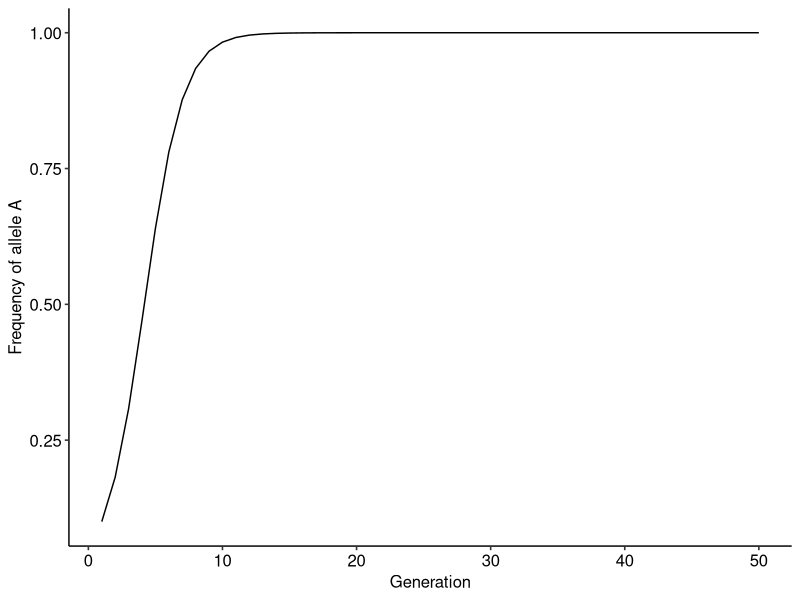
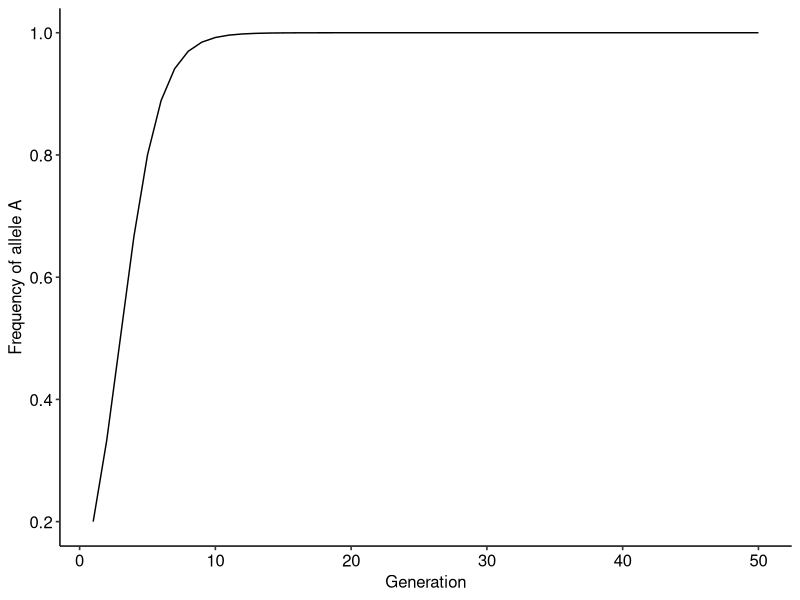
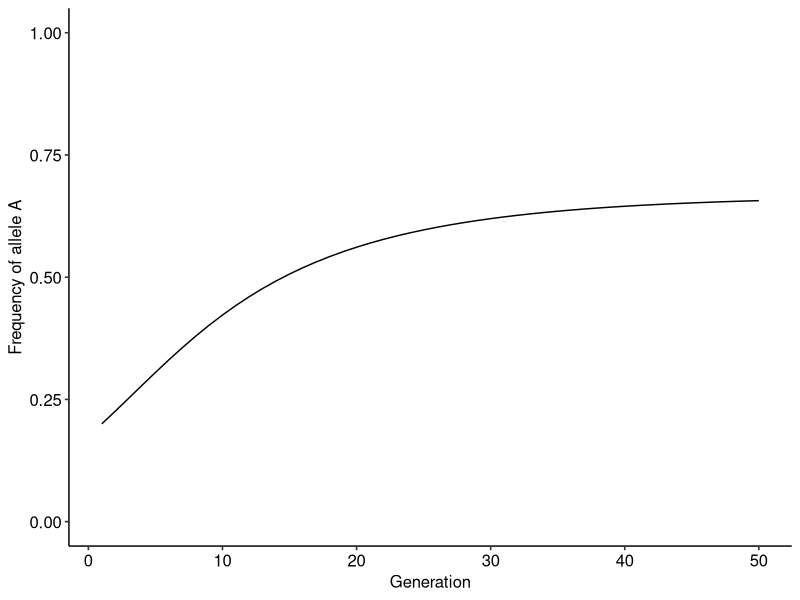
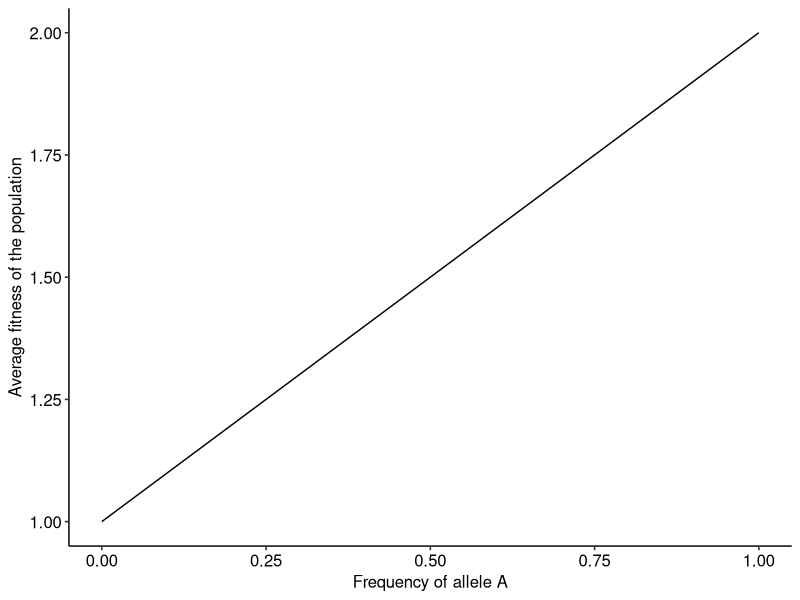
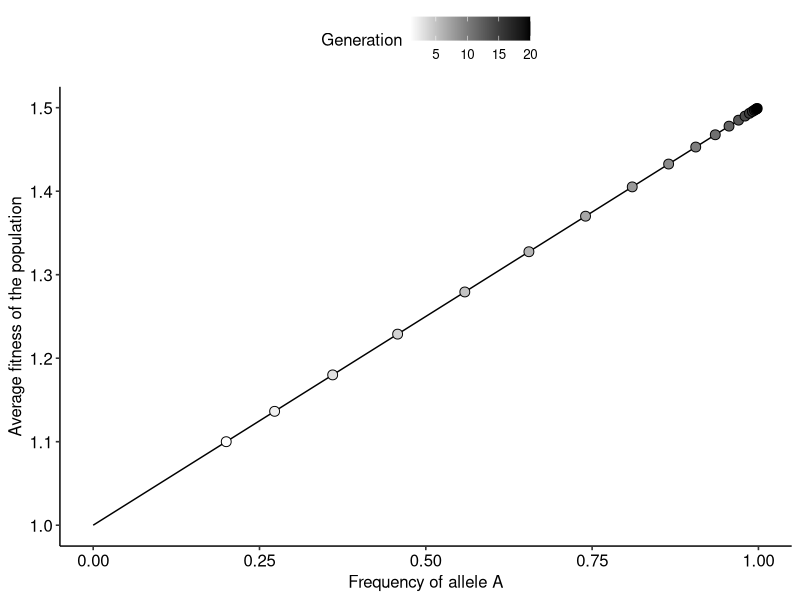
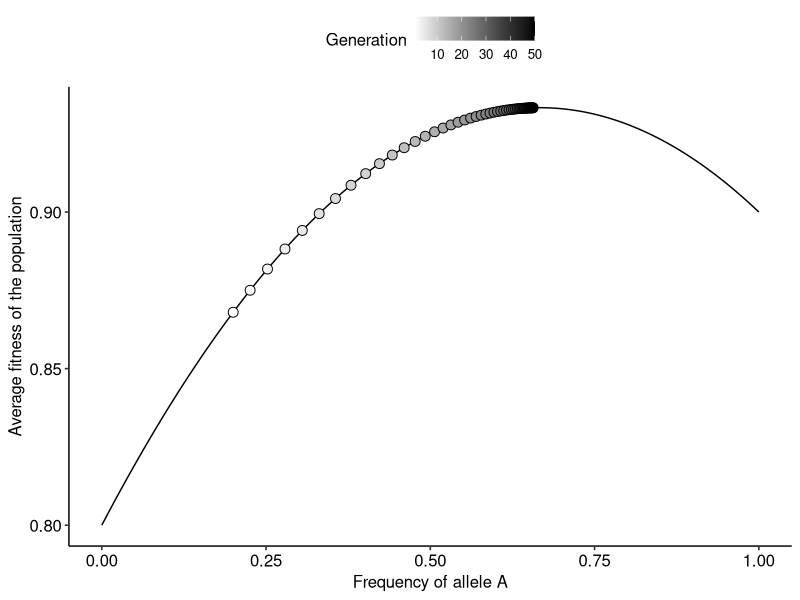
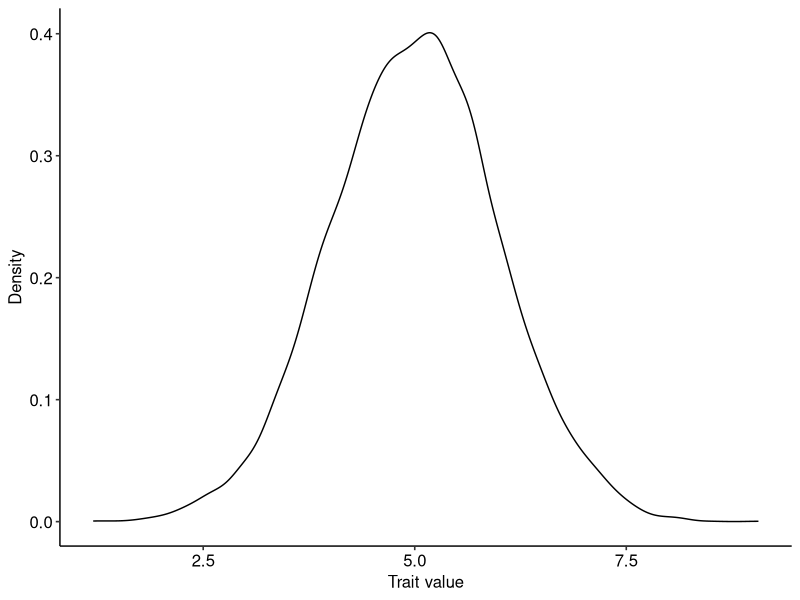
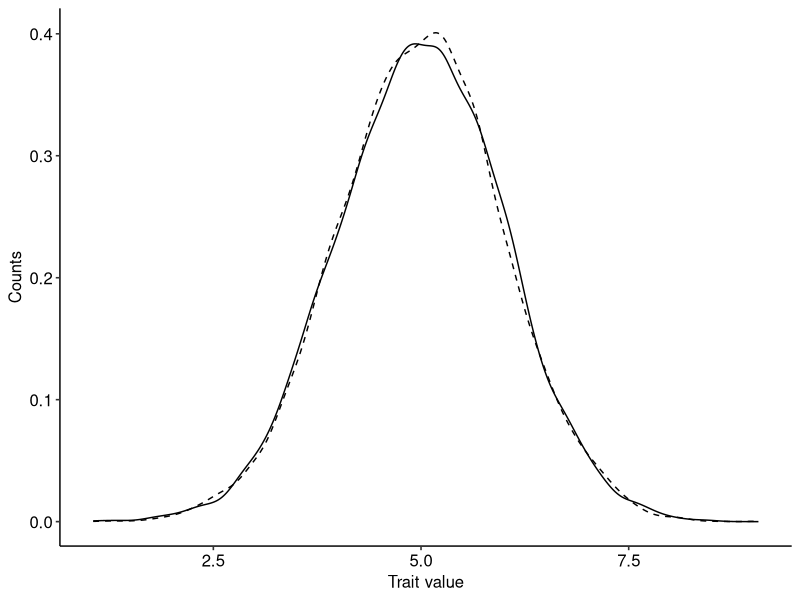

R code for these plots, in order:
## ---- chunk 1
dp = c()
p0 = 0.1
dp[1] = p0
## ---- chunk 2
wA = 2
wB = 1
## ---- chunk 3
tmax = 50 # The simulation will run for 50 generations

for(t in 1:(tmax-1)){ #Setting up the for loop
  
  p = dp[t] # Step 1
  w_avg = p*wA + (1-p)*wB #Step 2
  dp[t+1]= p + (p*(1-p)*(wA-wB)/w_avg) #Step 3
}
## ---- chunk 4
library(ggplot2)
library(ggpubr)

r = data.frame(dp=dp, t=1:tmax)

ggplot()+
  geom_line(data=r, aes(x=t, y=dp))+
  xlab("Generation")+ylab("Frequency of allele A")+
  theme_pubr()
## ---- chunk 5
evo_simulation<-function(tmax, p0, wA, wB){ #Defining the function and the input arguments
  
  dp = c() #Creating the vector to store the outcome
  dp[1]<-p0 #Setting the initial frequency of p
  
  for(t in 1:(tmax-1)){ #Setting up the for loop
  
  p = dp[t] # Step 1
  w_avg = p*wA + (1-p)*wB #Step 2
  dp[t+1]= p + (p*(1-p)*(wA-wB)/w_avg) #Step 3
}
  
  r = data.frame(dp=dp, t=1:tmax) # Building the data frame
  
  return(r)
  
}

# Running the function to test it:

r = evo_simulation(tmax=50, p0=0.2, wA=2, wB=1)

# Plotting the result

ggplot()+
  geom_line(data=r, aes(x=t, y=dp))+
  xlab("Generation")+ylab("Frequency of allele A")+
  theme_pubr()
## ---- chunk 6
evo_simulation<-function(tmax, p0, alpha, beta){ #Defining the function and the input arguments
  
  dp = c() #Creating the vector to store the outcome
  dp[1]<-p0 #Setting the initial frequency of p
  
  for(t in 1:(tmax-1)){ #Setting up the for loop
  
  p = dp[t] # Setting current frequency
  wA = 1-(alpha*p) #Computing the fitness of A at the current generation
  wB = 1-(beta*(1-p)) #Computing the fitness of B at the current generation
  w_avg = p*wA + (1-p)*wB #Computing the average fitness of the population
  dp[t+1]= p + (p*(1-p)*(wA-wB)/w_avg) #Updating frequencies
}
  
  r = data.frame(dp=dp, t=1:tmax) # Building the data frame
  
  return(r)
  
}

# Running the function to test it:

r = evo_simulation(tmax=50, p0=0.2, alpha=0.1, beta=0.2)

# Plotting the result

ggplot()+
  geom_line(data=r, aes(x=t, y=dp))+
  xlab("Generation")+ylab("Frequency of allele A")+
  scale_y_continuous(limits=c(0,1))+ #Setting the limits on the y-axis to be the same as in the previous model
  theme_pubr()
## ---- chunk 7
wA = 2 # Step 1
wB = 1 # Step 1
p = seq(0, 1, 0.001) # Step 2
w_avg = p*wA + (1-p)*wB #Step 3

land = data.frame(p, w_avg) #Building a data frame with values of p and the corresponding average fitness

# Plotting the landscape.

ggplot()+
  geom_line(data=land, aes(x=p, y=w_avg))+
  xlab("Frequency of allele A")+ylab("Average fitness of the population")+
  theme_pubr()
## ---- chunk 8

library(viridis)

evo_landscape<-function(tmax, p0, wA, wB){ #Defining the function and the input arguments
  
p_theo = seq(0, 1, 0.001) # Defining the theoretical values of p to build the fitness landscape
w_avg_theo = p_theo*wA + (1-p_theo)*wB #Computing the average fitness
land = data.frame(p_theo, w_avg_theo) #Building a data frame with values of p and the corresponding average fitness
  
dp = c() #Creating the vector to store the outcome
dw = c() #Creating a vector to keep track of the average fitness along the evolutionary dynamics
dp[1]<-p0 #Setting the initial frequency of p
  
  for(t in 1:(tmax-1)){ #Setting up the for loop
  
  p = dp[t] # Setting current frequencies
  w_avg = p*wA + (1-p)*wB # Computing average fitness
  dw[t] = w_avg
  dp[t+1]= p + (p*(1-p)*(wA-wB)/w_avg) #Updating frequency values
  
}
  dw[tmax] =  dp[tmax]*wA + (1-dp[tmax])*wB #Computing average fitness for the final time step
  r = data.frame(dp=dp, dw, t=1:tmax) # Building the data frame
  
  return(list(land, r)) # Returning a list with the data frame of the dynamics and the landscape, respectively
  
}
# Running the function to test it:

r_list = evo_landscape(tmax=20, p0=0.2, wA=1.5, wB=1)

# Plotting the landscape and how the population moves over generations

ggplot()+
  geom_line(data=r_list[[1]], aes(x=p_theo, y=w_avg_theo))+
  geom_point(data=r_list[[2]], aes(x=dp, y=dw, fill=t), color="black", shape=21, size=3)+
  scale_fill_gradientn(colors=c("white", "black"))+
  labs(fill="Generation")+
  xlab("Frequency of allele A")+ylab("Average fitness of the population")+
  theme_pubr()
## ---- chunk 9
evo_landscape<-function(tmax, p0, alpha, beta){ #Defining the function and the input arguments
  
p_theo = seq(0, 1, 0.001) # Defining the theoretical values of p to build the fitness landscape
wA_theo = 1 - (alpha*p_theo) # Defining the fitness function of A
wB_theo = 1 - (beta*(1-p_theo)) # Defining the fitness function of A
w_avg_theo = p_theo*wA_theo + (1-p_theo)*wB_theo #Computing the average fitness
land = data.frame(p_theo, w_avg_theo) #Building a data frame with values of p and the corresponding average fitness
  
dp = c() #Creating the vector to store the outcome
dw = c() #Creating a vector to keep track of the average fitness along the evolutionary dynamics
dp[1]<-p0 #Setting the initial frequency of p
  
  for(t in 1:(tmax-1)){ #Setting up the for loop
  
  p = dp[t] # Setting current frequencies
  wA = 1-(alpha*p) #Computing the fitness of A at the current generation
  wB = 1-(beta*(1-p)) #Computing the fitness of B at the current generation
  w_avg = p*wA + (1-p)*wB # Computing average fitness
  dw[t] = w_avg
  dp[t+1]= p + (p*(1-p)*(wA-wB)/w_avg) #Updating frequency values
  
}
  dw[tmax] =  dp[tmax]*wA + (1-dp[tmax])*wB #Computing average fitness for the final time step
  r = data.frame(dp=dp, dw, t=1:tmax) # Building the data frame
  
  return(list(land, r)) # Returning a list with the data frame of the dynamics and the landscape, respectively
  
}

# Running the function:

r_list = evo_landscape(tmax=50, p0=0.2, alpha=0.1, beta=0.2)

# Plotting the landscape and how the population moves over generations

ggplot()+
  geom_line(data=r_list[[1]], aes(x=p_theo, y=w_avg_theo))+
  geom_point(data=r_list[[2]], aes(x=dp, y=dw, fill=t), color="black", shape=21, size=3)+
  scale_fill_gradientn(colors=c("white", "black"))+
  labs(fill="Generation")+
  xlab("Frequency of allele A")+ylab("Average fitness of the population")+
  theme_pubr()
## ---- chunk 10

library(ggplot2)
library(ggpubr)

n=10000 #Population size
z_u=5 #Mean trait value
z_var=1 #Variance
z = rnorm(n, mean=z_u, sd=sqrt(z_var)) #Sampling from a normal distribution with mean=5 and variance=1 (the standard deviation is equal to the square root of the variance).

# Plotting the distribution
ggplot(data=data.frame(z))+
  geom_density(aes(x=z))+
  xlab("Trait value")+ylab("Density")+
  theme_pubr()

## ---- chunk 11

#Defining the parameters of the fitness functions:

e=rnorm(n, mean=0, sd=0.05) #Sampling random noise
c=1 # Parameter of fitness function (1)
beta=0.5 # Parameter of fitness functions (2)
alpha=0.5; theta=4.0 # Parameters of fitness function (3)

w1=1+c+e #Fitness function (1)
w2=1+beta*z+e #Fitness function (2)
w3=1+exp(-alpha*(theta-z+e)^2) #Fitness function (3)

## ---- chunk 12

delta_z=cov(w1,z)/mean(w1) #Change in the mean of z
delta_zvar=cov(w1,(z-mean(z))^2)/mean(w1) #Change in the variance of z

# Getting new distribution of trait values

z_new=rnorm(n, mean=z_u+delta_z, sd=sqrt(z_var+delta_z))

ggplot(data=data.frame(z=z, z_new=z_new))+
  geom_density(aes(x=z), linetype="dashed")+
  geom_density(aes(x=z_new))+
  xlab("Trait value")+ylab("Counts")+
  theme_pubr()

## ---- chunk 13

library(patchwork)

# Creating a data frame with variables z, the squared deviations of z to the mean, and the fitness of individuals in the population when using fitness functions (2) and (3)

z_df = data.frame(z=z, z2=(z-mean(z))^2, w2=w2, w3=w3)

# Creating plots with the regression between z and w2, as well as (z-mean(z))^2 for w2

p1 = ggplot(data=z_df, aes(x=z, y=w2))+
  geom_point()+
  xlab("Trait values")+ylab("Fitness (function #2)")+
  geom_smooth(method="lm", se=F)+
  theme_pubr()

p2 = ggplot(data=z_df, aes(x=z2, y=w2))+
  geom_point()+
  xlab("Squared deviation of trait values to the mean")+ylab("Fitness (function #2)")+
  geom_smooth(method="lm", se=F)+
  theme_pubr()

# Creating plots with the regression between z and w2, as well as (z-mean(z))^2 for w3

p3 = ggplot(data=z_df, aes(x=z, y=w3))+
  geom_point()+
  xlab("Trait values")+ylab("Fitness (function #3)")+
  geom_smooth(method="lm", se=F)+
  theme_pubr()

p4 = ggplot(data=z_df, aes(x=z2, y=w3))+
  geom_point()+
  xlab("Squared deviation of trait values to the mean")+ylab("Fitness (function #3)")+
  geom_smooth(method="lm", se=F)+
  theme_pubr()

# Combining all plots using the patchwork package

p1+p2+p3+p4 + plot_annotation(tag_levels=c("a"))

## ---- chunk 14

dw1=D(expression(log(1+beta*z)), "z")
print(dw1)

## ---- chunk 15

dw2=D(expression(-a*((theta-z)^2+v)), "z") #v here corresponds to the variance in the equation
print(dw2)

## ---- chunk 16
dz = c() #Defining vector to store trait values over time
z0 = 1 #Defining initial trait value in the population
dz[1] = z0 #Defining initial trait value in the population

tmax=100 # Number of generations
varz=0.1 # Phenotypic variance
h = 0.1 # Heritability
beta=0.5 #Parameter beta

for(t in 1:(tmax-1)){ #Setting up the for loop
  
  z = dz[t] # Setting current trait values
  dlnw = (beta/(1+beta*z))  #Computing the selection gradient of fitness function 1
  dz[t+1]= z + h*varz*dlnw #Updating trait values using Lande's equation
  
}

## ---- chunk 17

library(ggplot2)
library(ggpubr)

evo_simulation<-function(tmax, z0, varz, h, beta){

dz = c() #Defining vector to store trait values over time
dz[1] = z0 #Defining initial trait value in the population

for(t in 1:(tmax-1)){ #Setting up the for loop
  
  z = dz[t] # Setting current trait values
  dlnw = (beta/(1+beta*z))  #Computing the selection gradient of fitness function 1
  dz[t+1]= z + h*varz*dlnw #Updating trait values using Lande's equation
  
}

r = data.frame(dz=dz, t=1:tmax) # Building the data frame with trait values over time
  
return(r)

}

# Running the function to test it:

r = evo_simulation(tmax=100, z0=1, h=0.1, varz=0.1, beta=0.5)

# Plotting the result

ggplot()+
  geom_line(data=r, aes(x=t, y=dz))+
  xlab("Generation")+ylab("Average trait value in the population")+
  theme_pubr()
## ---- chunk 18

beta=0.5 #Defining parameter beta
z = seq(0, 10, 0.001) # Step 1
w_avg = 1+beta*z #Step 2

land = data.frame(z, w_avg) #Building a data frame with values of p and the corresponding average fitness

# Plotting the landscape.

ggplot()+
  geom_line(data=land, aes(x=z, y=w_avg))+
  xlab("Average trait value in the population")+ylab("Average fitness of the population")+
  theme_pubr()
## ---- chunk 19

# Step (1)

#Defining a function that takes as input the following parameters:

#A=Matrix of effects between alleles
#sx=Overall strength of ecological interactions on fitness of the victim species
#sy=Overall strength of ecological interactions on fitness of the exploiter species
#p0_x=Initial frequency of allele A of the victim species
#p0_y=Initial frequency of allele A of the exploiter

coevo<-function(A, sx, sy, tmax, p0_y, p0_x){ #Step (1)
  
x_dp = c() #Creating vector to store values of the frequency of allele A for the victim species
y_dp = c() #Creating vector to store values of the frequency of allele A for the exploiter species

x_dp[1] = p0_x #Setting initial frequency of allele A for the victim species
y_dp[1] = p0_y #Setting initial frequency of allele A for the exploiter species

#For loop to iterate over the equation
for(t in 1:(tmax-1)){
  
  # Step (2)
  
  xp = x_dp[t] #Setting current frequency of allele A for the victim species
  yp = y_dp[t] #Setting current frequency of allele A for the exploiter species
  
  # Step (3)

  x_wA = 1 - sx*(A[1,1]*yp + A[1,2]*(1-yp)) #Computing the fitness of allele A for the victim species
  x_wB = 1 - sx*(A[2,1]*yp + A[2,2]*(1-yp)) #Computing the fitness of allele B for the victim species
  x_avg_w = xp*x_wA + (1-xp)*x_wB #Computing the average fitness of the population of the victim species

  y_wA = 1 + sy*(A[1,1]*xp + A[2,1]*(1-xp)) #Computing the fitness of allele A for the exploiter species
  y_wB = 1 + sy*(A[1,2]*xp + A[2,2]*(1-xp)) #Computing the fitness of allele B for the exploiter species
  y_avg_w = yp*y_wA + (1-yp)*y_wB #Computing the average fitness of the population of the exploiter species
  
  # Step (4)
  
  x_dp[t+1]=xp + ((xp*(1-xp)*(x_wA-x_wB))/x_avg_w) #Using Wright's equaiton to compute frequency of A in the next generation for the victim species
  y_dp[t+1]=yp + ((yp*(1-yp)*(y_wA-y_wB))/y_avg_w) #Using Wright's equaiton to compute frequency of A in the next generation for the exploiter species
  
}

r=data.frame(x_dp, y_dp, t=1:tmax) # Step (5), creating a data frame with frequencies over time

return(r)
  
}

## ---- chunk 20

#Creating a 2x2 matrix with entries corresponding to the gene-for-gene one studied in the lecture

A=matrix(data=c(1,1,0,1), nrow=2, ncol=2)
rownames(A)=c("Ax", "Bx") #Changing row names to facilitate visualization
colnames(A)=c("Ay", "By") #Changing column names to facilitate visualization

A

## ---- chunk 21

#Running the coevolutionary model
r=coevo(A=A, sx=0.1, sy=0.1, tmax=100, p0_y=0.2, p0_x=0.2)

#Plotting the results

library(ggplot2)
library(ggpubr)

ggplot()+
  geom_line(data=r, aes(x=t, y=x_dp), color="royalblue3")+ # Frequency of allele A for victims, in blue
  geom_line(data=r, aes(x=t, y=y_dp), color="firebrick3")+ #Frequency of allele A for exploiters, in red
  xlab("Generations")+ylab("Frequency of allele A")+
  theme_pubr()
